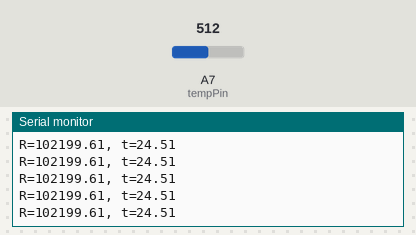
A sketch run on a simulated Arduino Nano, built with avr-gcc and run on an emulated ATmega328P. Shown: the last lines printed to the serial monitor. The test bench sets the inputs (shaded band); at power-on: A7 (tempPin) = 512.

Above: at 1.2 s.
1.3 s: A7 (tempPin) set to 1009
At 1.32 s:
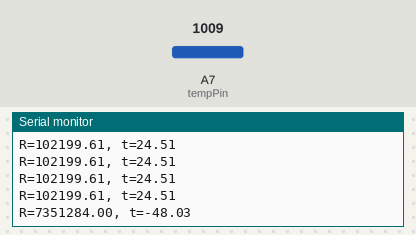
2.8 s: A7 (tempPin) set to 1023
At 2.85 s:
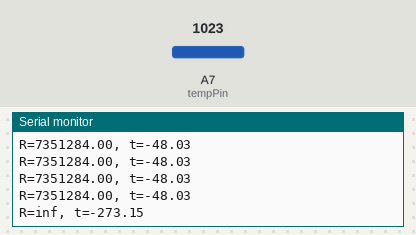

Measured:
- the behaviour switches between 1022 and 1023 on A7 (tempPin) (found by bisection; images 1 and 2)
- after the input at 1.3 s, the serial monitor: prints a new line at once (image 1)
- after the input at 2.8 s, the serial monitor: prints a new line at once (image 2)

The sketch:

termistor.ino
```cpp
#define B 3950 // B-коэффициент
#define SERIAL_R 102000 // сопротивление последовательного резистора, 102 кОм
#define THERMISTOR_R 100000 // номинальное сопротивления термистора, 100 кОм
#define NOMINAL_T 25 // номинальная температура (при которой TR = 100 кОм)

const byte tempPin = A7;

void setup() {
    Serial.begin( 9600 );
    pinMode( tempPin, INPUT );
}

void loop() {
    int t = analogRead( tempPin );
    float tr = 1023.0 / t - 1;
    tr = SERIAL_R / tr;
    Serial.print("R=");
    Serial.print(tr);
    Serial.print(", t=");

    float steinhart;
    steinhart = tr / THERMISTOR_R; // (R/Ro)
    steinhart = log(steinhart); // ln(R/Ro)
    steinhart /= B; // 1/B * ln(R/Ro)
    steinhart += 1.0 / (NOMINAL_T + 273.15); // + (1/To)
    steinhart = 1.0 / steinhart; // Invert
    steinhart -= 273.15;
    Serial.println(steinhart);

    delay(100);
}
```
